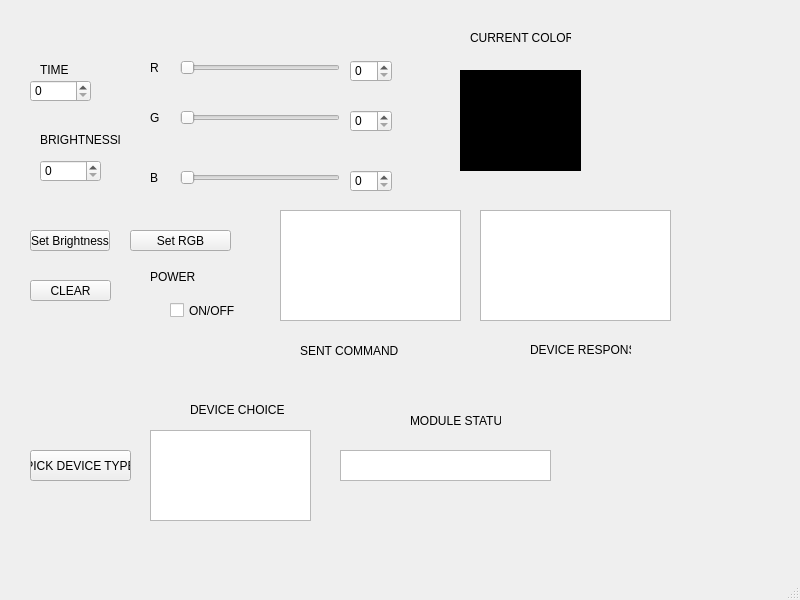
<?xml version="1.0" encoding="UTF-8"?>
<ui version="4.0">
 <class>MainWindow</class>
 <widget class="QMainWindow" name="MainWindow">
  <property name="geometry">
   <rect>
    <x>0</x>
    <y>0</y>
    <width>800</width>
    <height>600</height>
   </rect>
  </property>
  <property name="windowTitle">
   <string>MainWindow</string>
  </property>
  <widget class="QWidget" name="centralwidget">
   <widget class="QSlider" name="sliderR">
    <property name="geometry">
     <rect>
      <x>180</x>
      <y>60</y>
      <width>160</width>
      <height>16</height>
     </rect>
    </property>
    <property name="maximum">
     <number>255</number>
    </property>
    <property name="orientation">
     <enum>Qt::Horizontal</enum>
    </property>
   </widget>
   <widget class="QSlider" name="sliderG">
    <property name="geometry">
     <rect>
      <x>180</x>
      <y>110</y>
      <width>160</width>
      <height>16</height>
     </rect>
    </property>
    <property name="maximum">
     <number>255</number>
    </property>
    <property name="orientation">
     <enum>Qt::Horizontal</enum>
    </property>
   </widget>
   <widget class="QSlider" name="sliderB">
    <property name="geometry">
     <rect>
      <x>180</x>
      <y>170</y>
      <width>160</width>
      <height>16</height>
     </rect>
    </property>
    <property name="maximum">
     <number>255</number>
    </property>
    <property name="orientation">
     <enum>Qt::Horizontal</enum>
    </property>
   </widget>
   <widget class="QLabel" name="displayColor">
    <property name="geometry">
     <rect>
      <x>460</x>
      <y>70</y>
      <width>121</width>
      <height>101</height>
     </rect>
    </property>
    <property name="autoFillBackground">
     <bool>false</bool>
    </property>
    <property name="styleSheet">
     <string notr="true">border-color: rgb(0, 0, 0);
background-color: rgb(0, 0, 0);</string>
    </property>
    <property name="text">
     <string/>
    </property>
   </widget>
   <widget class="QPushButton" name="pushButtonSetRgb">
    <property name="geometry">
     <rect>
      <x>130</x>
      <y>230</y>
      <width>101</width>
      <height>21</height>
     </rect>
    </property>
    <property name="text">
     <string>Set RGB</string>
    </property>
   </widget>
   <widget class="QTextEdit" name="textEditCommand">
    <property name="geometry">
     <rect>
      <x>280</x>
      <y>210</y>
      <width>181</width>
      <height>111</height>
     </rect>
    </property>
   </widget>
   <widget class="QTextEdit" name="textEditDeviceAnswer">
    <property name="geometry">
     <rect>
      <x>480</x>
      <y>210</y>
      <width>191</width>
      <height>111</height>
     </rect>
    </property>
   </widget>
   <widget class="QSpinBox" name="spinBoxR">
    <property name="geometry">
     <rect>
      <x>350</x>
      <y>60</y>
      <width>42</width>
      <height>22</height>
     </rect>
    </property>
    <property name="maximum">
     <number>255</number>
    </property>
   </widget>
   <widget class="QSpinBox" name="spinBoxG">
    <property name="geometry">
     <rect>
      <x>350</x>
      <y>110</y>
      <width>42</width>
      <height>22</height>
     </rect>
    </property>
    <property name="maximum">
     <number>255</number>
    </property>
   </widget>
   <widget class="QSpinBox" name="spinBoxB">
    <property name="geometry">
     <rect>
      <x>350</x>
      <y>170</y>
      <width>42</width>
      <height>22</height>
     </rect>
    </property>
    <property name="maximum">
     <number>255</number>
    </property>
   </widget>
   <widget class="QSpinBox" name="spinBoxTime">
    <property name="geometry">
     <rect>
      <x>30</x>
      <y>80</y>
      <width>61</width>
      <height>22</height>
     </rect>
    </property>
    <property name="maximum">
     <number>10000</number>
    </property>
   </widget>
   <widget class="QLabel" name="label">
    <property name="geometry">
     <rect>
      <x>40</x>
      <y>60</y>
      <width>51</width>
      <height>20</height>
     </rect>
    </property>
    <property name="text">
     <string>TIME</string>
    </property>
   </widget>
   <widget class="QLabel" name="label_2">
    <property name="geometry">
     <rect>
      <x>150</x>
      <y>60</y>
      <width>21</width>
      <height>16</height>
     </rect>
    </property>
    <property name="text">
     <string>R</string>
    </property>
   </widget>
   <widget class="QLabel" name="label_3">
    <property name="geometry">
     <rect>
      <x>150</x>
      <y>110</y>
      <width>21</width>
      <height>16</height>
     </rect>
    </property>
    <property name="text">
     <string>G</string>
    </property>
   </widget>
   <widget class="QLabel" name="label_4">
    <property name="geometry">
     <rect>
      <x>150</x>
      <y>170</y>
      <width>16</width>
      <height>16</height>
     </rect>
    </property>
    <property name="text">
     <string>B</string>
    </property>
   </widget>
   <widget class="QSpinBox" name="spinBoxBright">
    <property name="geometry">
     <rect>
      <x>40</x>
      <y>160</y>
      <width>61</width>
      <height>22</height>
     </rect>
    </property>
    <property name="maximum">
     <number>100</number>
    </property>
   </widget>
   <widget class="QLabel" name="label_6">
    <property name="geometry">
     <rect>
      <x>40</x>
      <y>130</y>
      <width>81</width>
      <height>20</height>
     </rect>
    </property>
    <property name="text">
     <string>BRIGHTNESSl</string>
    </property>
   </widget>
   <widget class="QPushButton" name="pushButtonSetBr">
    <property name="geometry">
     <rect>
      <x>30</x>
      <y>230</y>
      <width>80</width>
      <height>21</height>
     </rect>
    </property>
    <property name="text">
     <string>Set Brightness</string>
    </property>
   </widget>
   <widget class="QCheckBox" name="checkBoxPowerSwitch">
    <property name="geometry">
     <rect>
      <x>170</x>
      <y>290</y>
      <width>71</width>
      <height>41</height>
     </rect>
    </property>
    <property name="text">
     <string>ON/OFF</string>
    </property>
   </widget>
   <widget class="QLabel" name="label_7">
    <property name="geometry">
     <rect>
      <x>150</x>
      <y>270</y>
      <width>47</width>
      <height>13</height>
     </rect>
    </property>
    <property name="text">
     <string>POWER</string>
    </property>
   </widget>
   <widget class="QPushButton" name="pushButtonClear">
    <property name="geometry">
     <rect>
      <x>30</x>
      <y>280</y>
      <width>81</width>
      <height>21</height>
     </rect>
    </property>
    <property name="text">
     <string>CLEAR</string>
    </property>
   </widget>
   <widget class="QLabel" name="label_5">
    <property name="geometry">
     <rect>
      <x>300</x>
      <y>340</y>
      <width>111</width>
      <height>21</height>
     </rect>
    </property>
    <property name="text">
     <string>SENT COMMAND</string>
    </property>
   </widget>
   <widget class="QLabel" name="label_8">
    <property name="geometry">
     <rect>
      <x>530</x>
      <y>340</y>
      <width>101</width>
      <height>20</height>
     </rect>
    </property>
    <property name="text">
     <string>DEVICE RESPONSE</string>
    </property>
   </widget>
   <widget class="QLabel" name="label_9">
    <property name="geometry">
     <rect>
      <x>470</x>
      <y>30</y>
      <width>101</width>
      <height>16</height>
     </rect>
    </property>
    <property name="text">
     <string>CURRENT COLOR</string>
    </property>
   </widget>
   <widget class="QPushButton" name="pushButtonPickDeviceType">
    <property name="geometry">
     <rect>
      <x>30</x>
      <y>450</y>
      <width>101</width>
      <height>31</height>
     </rect>
    </property>
    <property name="text">
     <string>PICK DEVICE TYPE</string>
    </property>
   </widget>
   <widget class="QTextEdit" name="textEditDeviceStatus">
    <property name="geometry">
     <rect>
      <x>340</x>
      <y>450</y>
      <width>211</width>
      <height>31</height>
     </rect>
    </property>
   </widget>
   <widget class="QLabel" name="label_10">
    <property name="geometry">
     <rect>
      <x>410</x>
      <y>410</y>
      <width>91</width>
      <height>21</height>
     </rect>
    </property>
    <property name="text">
     <string>MODULE STATUS</string>
    </property>
   </widget>
   <widget class="QLabel" name="label_11">
    <property name="geometry">
     <rect>
      <x>190</x>
      <y>400</y>
      <width>101</width>
      <height>20</height>
     </rect>
    </property>
    <property name="text">
     <string>DEVICE CHOICE</string>
    </property>
   </widget>
   <widget class="QListWidget" name="listWidgetDeviceChoice">
    <property name="geometry">
     <rect>
      <x>150</x>
      <y>430</y>
      <width>161</width>
      <height>91</height>
     </rect>
    </property>
   </widget>
  </widget>
  <widget class="QMenuBar" name="menubar">
   <property name="geometry">
    <rect>
     <x>0</x>
     <y>0</y>
     <width>800</width>
     <height>20</height>
    </rect>
   </property>
  </widget>
  <widget class="QStatusBar" name="statusbar"/>
 </widget>
 <resources/>
 <connections>
  <connection>
   <sender>sliderR</sender>
   <signal>valueChanged(int)</signal>
   <receiver>spinBoxR</receiver>
   <slot>setValue(int)</slot>
   <hints>
    <hint type="sourcelabel">
     <x>322</x>
     <y>83</y>
    </hint>
    <hint type="destinationlabel">
     <x>387</x>
     <y>87</y>
    </hint>
   </hints>
  </connection>
  <connection>
   <sender>spinBoxR</sender>
   <signal>valueChanged(int)</signal>
   <receiver>sliderR</receiver>
   <slot>setValue(int)</slot>
   <hints>
    <hint type="sourcelabel">
     <x>353</x>
     <y>101</y>
    </hint>
    <hint type="destinationlabel">
     <x>317</x>
     <y>88</y>
    </hint>
   </hints>
  </connection>
  <connection>
   <sender>sliderG</sender>
   <signal>valueChanged(int)</signal>
   <receiver>spinBoxG</receiver>
   <slot>setValue(int)</slot>
   <hints>
    <hint type="sourcelabel">
     <x>326</x>
     <y>138</y>
    </hint>
    <hint type="destinationlabel">
     <x>360</x>
     <y>140</y>
    </hint>
   </hints>
  </connection>
  <connection>
   <sender>spinBoxG</sender>
   <signal>valueChanged(int)</signal>
   <receiver>sliderG</receiver>
   <slot>setValue(int)</slot>
   <hints>
    <hint type="sourcelabel">
     <x>361</x>
     <y>145</y>
    </hint>
    <hint type="destinationlabel">
     <x>319</x>
     <y>143</y>
    </hint>
   </hints>
  </connection>
  <connection>
   <sender>spinBoxB</sender>
   <signal>valueChanged(int)</signal>
   <receiver>sliderB</receiver>
   <slot>setValue(int)</slot>
   <hints>
    <hint type="sourcelabel">
     <x>358</x>
     <y>197</y>
    </hint>
    <hint type="destinationlabel">
     <x>336</x>
     <y>198</y>
    </hint>
   </hints>
  </connection>
  <connection>
   <sender>sliderB</sender>
   <signal>valueChanged(int)</signal>
   <receiver>spinBoxB</receiver>
   <slot>setValue(int)</slot>
   <hints>
    <hint type="sourcelabel">
     <x>279</x>
     <y>202</y>
    </hint>
    <hint type="destinationlabel">
     <x>363</x>
     <y>196</y>
    </hint>
   </hints>
  </connection>
 </connections>
</ui>
